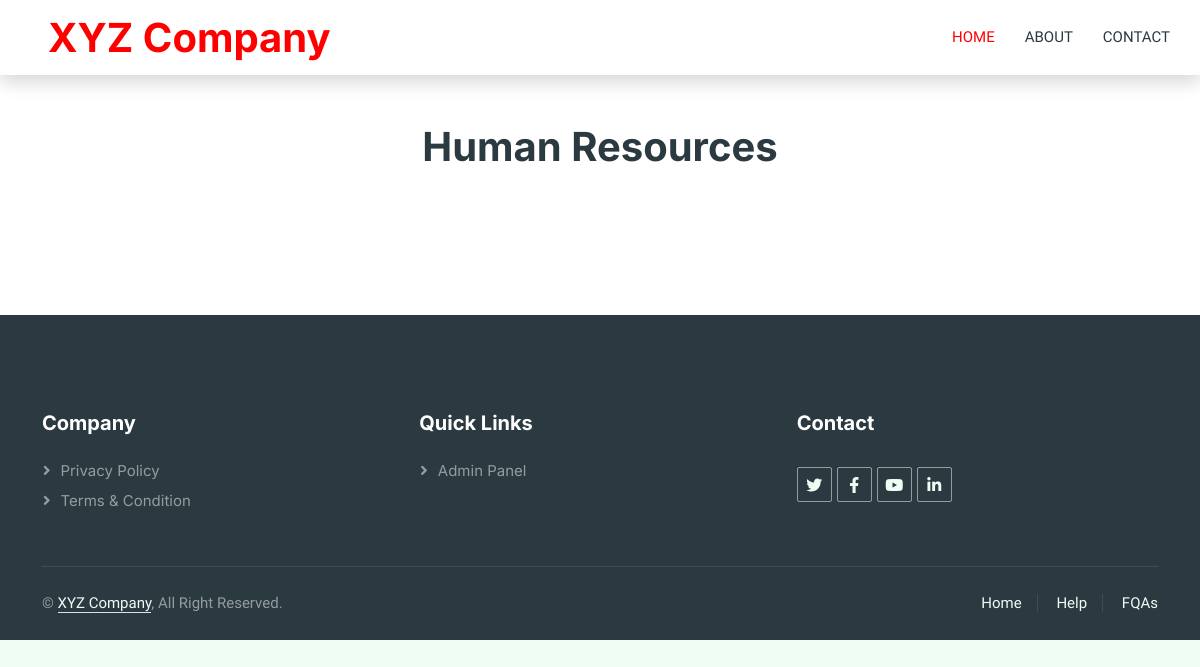
The app's page /category/3/, older data.
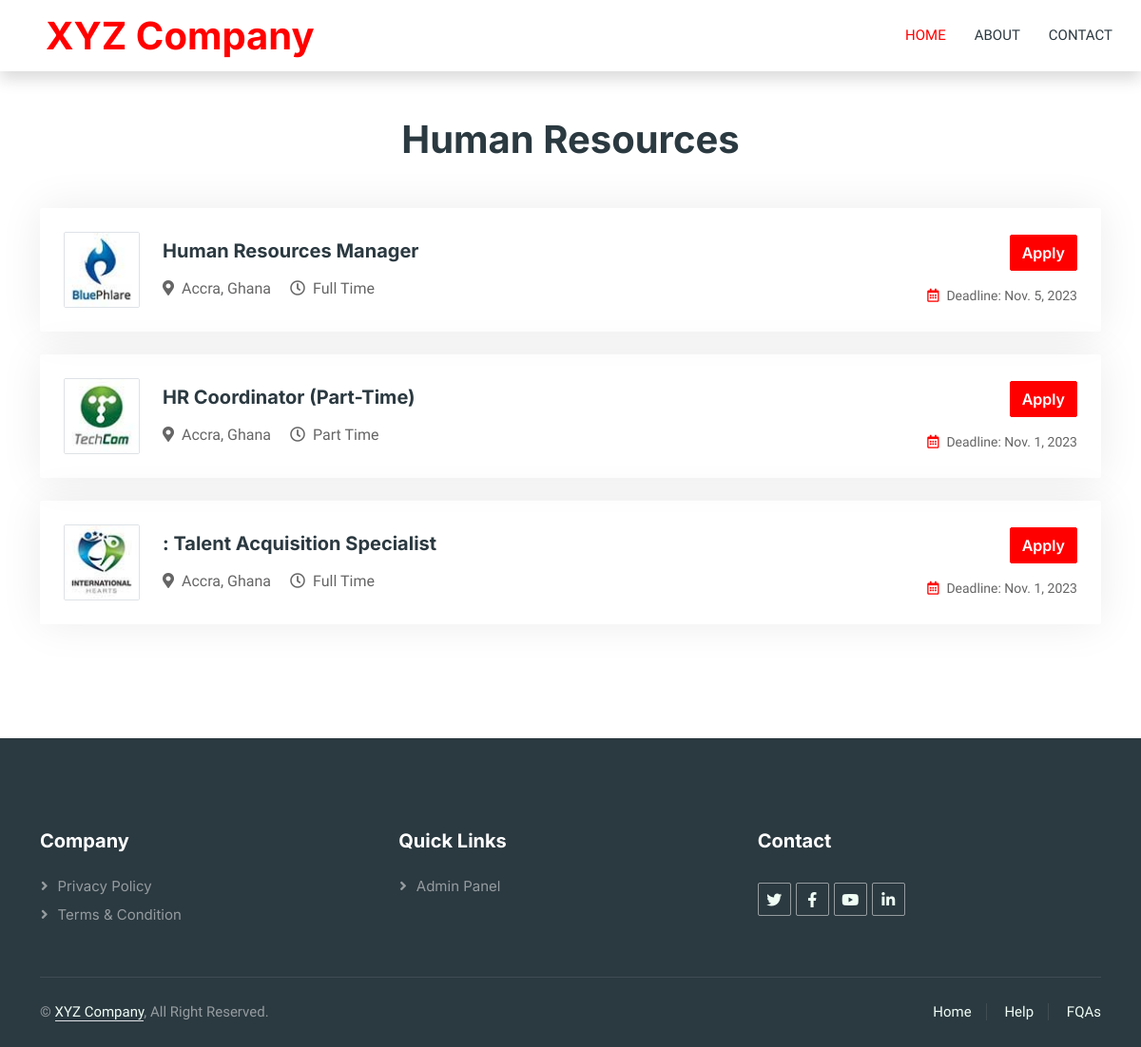
The same page, newer data.
### core/models.py (models this page shows, shortened)
class Job(models.Model):
    title = models.CharField(max_length=100)
    location = models.CharField(max_length=100)
    job_type = models.CharField(max_length=50, choices=[('Part Time', 'Part Time'), ('Full Time', 'Full Time')])
    salary_range = models.CharField(max_length=50)
    deadline = models.DateField()
    description = models.TextField()
    responsibilities = models.TextField()
    qualifications = models.TextField()
    company = models.ForeignKey(Company, on_delete=models.CASCADE)
    categories = models.ManyToManyField(JobCategory)

class Company(models.Model):
    name = models.CharField(max_length=100)
    logo = models.ImageField(upload_to='company_logos/')
    email = models.EmailField()

### core/views.py (the view)
# urls.py: path('category/<int:category_id>/', views.category_view, name='category'),
def category_view(request, category_id):
    category = get_object_or_404(JobCategory, pk=category_id)
    jobs = Job.objects.filter(categories=category)
    context = {
        'category': category,
        'jobs': jobs,
    }
    return render(request, 'category.html', context)

### core/templates/category.html
{% extends "base.html" %}
{% block content %}
    <div class="container-xxl py-5">
        <div class="container">
            <h1 class="text-center mb-5 wow fadeInUp" data-wow-delay="0.1s">{{ category.name }}</h1>
            {% for job in jobs %}
                <div class="job-item p-4 mb-4">
                    <div class="row g-4">
                        <div class="col-sm-12 col-md-8 d-flex align-items-center">
                            <img class="flex-shrink-0 img-fluid border rounded" src="{{ job.company.logo.url }}" alt="Company Logo" style="width: 80px; height: 80px;">
                            <div class="text-start ps-4">
                                <h5 class="mb-3">{{ job.title }}</h5>
                                <span class="text-truncate me-3"><i class="fa fa-map-marker-alt me-2"></i>{{ job.location }}</span>
                                <span class="text-truncate me-3"><i class="far fa-clock me-2"></i>{{ job.job_type }}</span>
                            </div>
                        </div>
                        <div class="col-sm-12 col-md-4 d-flex flex-column align-items-start align-items-md-end justify-content-center">
                            <div class="d-flex mb-3">
                                <a class="btn btn-primary" href="{% url 'job_detail' job.id %}">Apply</a>
                            </div>
                            <small class="text-truncate"><i class="far fa-calendar-alt text-primary me-2"></i>Deadline: {{ job.deadline }}</small>
                        </div>
                    </div>
                </div>
            {% endfor %}
        </div>
    </div>
{% endblock %}

Row changes from the older to the newer data that the page shows:
added Job: company.logo (picture), title "Human Resources Manager", location "Accra, Ghana", job_type "Full Time", deadline "Nov. 5, 2023"
added Job: company.logo (picture), title "HR Coordinator (Part-Time)", location "Accra, Ghana", job_type "Part Time", deadline "Nov. 1, 2023"
added Job: company.logo (picture), title ": Talent Acquisition Specialist", location "Accra, Ghana", job_type "Full Time", deadline "Nov. 1, 2023"
